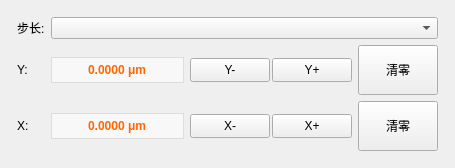
               <widget class="QWidget" name="tabControlStageYZ">
                <attribute name="title">
                 <string>载物台(Y/X)</string>
                </attribute>
                <layout class="QVBoxLayout" name="verticalLayout_controlStageYZ">
                 <item>
                  <layout class="QGridLayout" name="gridLayout_stageYZMain">
                   <property name="leftMargin">
                    <number>6</number>
                   </property>
                   <property name="topMargin">
                    <number>6</number>
                   </property>
                   <property name="rightMargin">
                    <number>6</number>
                   </property>
                   <property name="bottomMargin">
                    <number>6</number>
                   </property>
                   <property name="spacing">
                    <number>6</number>
                   </property>
                   <item row="0" column="0">
                    <widget class="QLabel" name="labelMainStepSize">
                     <property name="text">
                      <string>步长:</string>
                     </property>
                    </widget>
                   </item>
                   <item row="0" column="1" colspan="3">
                    <widget class="QComboBox" name="comboBoxStepSizeMain">
                     <property name="sizePolicy">
                      <sizepolicy hsizetype="Expanding" vsizetype="Fixed">
                       <horstretch>0</horstretch>
                       <verstretch>0</verstretch>
                      </sizepolicy>
                     </property>
                    </widget>
                   </item>
                   <item row="1" column="0">
                    <widget class="QLabel" name="labelMainY">
                     <property name="text">
                      <string>Y:</string>
                     </property>
                    </widget>
                   </item>
                   <item row="1" column="1">
                    <widget class="QLineEdit" name="lineEditMainYPosition">
                     <property name="styleSheet">
                      <string>color: #ff6600; font-weight: bold; padding: 4px; border: 1px solid #ddd; background-color: #f8f8f8;</string>
                     </property>
                     <property name="text">
                      <string>0.0000 μm</string>
                     </property>
                     <property name="alignment">
                      <set>Qt::AlignmentFlag::AlignCenter</set>
                     </property>
                     <property name="readOnly">
                      <bool>true</bool>
                     </property>
                    </widget>
                   </item>
                   <item row="1" column="2">
                    <layout class="QHBoxLayout" name="horizontalLayout_4">
                     <property name="spacing">
                      <number>2</number>
                     </property>
                     <item>
                      <widget class="QPushButton" name="btnMainMoveYDown">
                       <property name="minimumSize">
                        <size>
                         <width>60</width>
                         <height>24</height>
                        </size>
                       </property>
                       <property name="text">
                        <string>Y-</string>
                       </property>
                      </widget>
                     </item>
                     <item>
                      <widget class="QPushButton" name="btnMainMoveYUp">
                       <property name="minimumSize">
                        <size>
                         <width>60</width>
                         <height>24</height>
                        </size>
                       </property>
                       <property name="text">
                        <string>Y+</string>
                       </property>
                      </widget>
                     </item>
                    </layout>
                   </item>
                   <item row="1" column="3">
                    <widget class="QPushButton" name="btnMainZeroY">
                     <property name="minimumSize">
                      <size>
                       <width>60</width>
                       <height>50</height>
                      </size>
                     </property>
                     <property name="text">
                      <string>清零</string>
                     </property>
                    </widget>
                   </item>
                   <item row="2" column="0">
                    <widget class="QLabel" name="labelMainZ">
                     <property name="text">
                      <string>X:</string>
                     </property>
                    </widget>
                   </item>
                   <item row="2" column="1">
                    <widget class="QLineEdit" name="lineEditMainZPosition">
                     <property name="styleSheet">
                      <string>color: #ff6600; font-weight: bold; padding: 4px; border: 1px solid #ddd; background-color: #f8f8f8;</string>
                     </property>
                     <property name="text">
                      <string>0.0000 μm</string>
                     </property>
                     <property name="alignment">
                      <set>Qt::AlignmentFlag::AlignCenter</set>
                     </property>
                     <property name="readOnly">
                      <bool>true</bool>
                     </property>
                    </widget>
                   </item>
                   <item row="2" column="2">
                    <layout class="QHBoxLayout" name="horizontalLayout_5">
                     <property name="spacing">
                      <number>2</number>
                     </property>
                     <item>
                      <widget class="QPushButton" name="btnMainMoveZDown">
                       <property name="minimumSize">
                        <size>
                         <width>60</width>
                         <height>24</height>
                        </size>
                       </property>
                       <property name="text">
                        <string>X-</string>
                       </property>
                      </widget>
                     </item>
                     <item>
                      <widget class="QPushButton" name="btnMainMoveZUp">
                       <property name="minimumSize">
                        <size>
                         <width>60</width>
                         <height>24</height>
                        </size>
                       </property>
                       <property name="text">
                        <string>X+</string>
                       </property>
                      </widget>
                     </item>
                    </layout>
                   </item>
                   <item row="2" column="3">
                    <widget class="QPushButton" name="btnMainZeroZ">
                     <property name="minimumSize">
                      <size>
                       <width>60</width>
                       <height>50</height>
                      </size>
                     </property>
                     <property name="text">
                      <string>清零</string>
                     </property>
                    </widget>
                   </item>
                  </layout>
                 </item>
                </layout>
               </widget>
